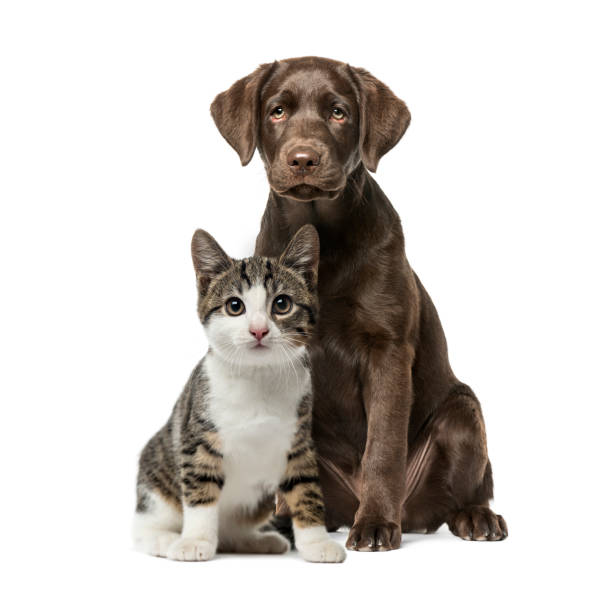
#> input picture Image/cat_dog_image2.jpg, 612 x 589 px
$ python Code.py
#> lines starting #> are read from the running program, lines starting #| are printed output that depends on the picture; after the words box and inside, x2 and y2 are one past the last pixel; in counts of white or black regions, pixels touching at a corner belong together
# Import the library
import cv2

# Using Haal Cascade classifier to train the model
face_cascade=cv2.CascadeClassifier("datasets/haarcascade_frontalcatface.xml")

# Input Image as a test
image=cv2.imread("Image/cat_dog_image2.jpg")
#> image is the input picture: shape (589, 612, 3); mean B, G, R 197.4, 201.4, 206.1

gray=cv2.cvtColor(image,cv2.COLOR_BGR2GRAY)
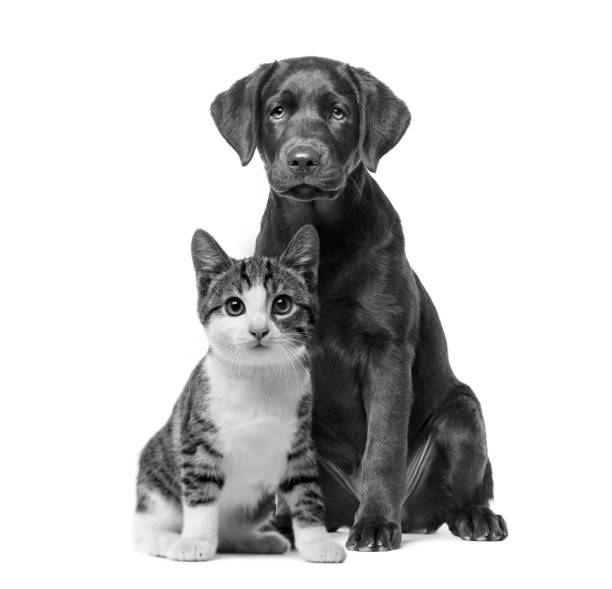
#> gray: shape (589, 612); min 0, max 255, mean 202.4
cat_face=face_cascade.detectMultiScale(gray,1.1,1)
#> cat_face = [[206, 264, 102, 102]]

for (x,y,w,h) in cat_face:
    image=cv2.rectangle(image,(x,y),(x+w,y+h),(255,0,0),2)
#> this loop made 1 pass
#> pass 1, `image=cv2.rectangle(image,(x,y),(x+w,y+h),(255,0,0),2)`:
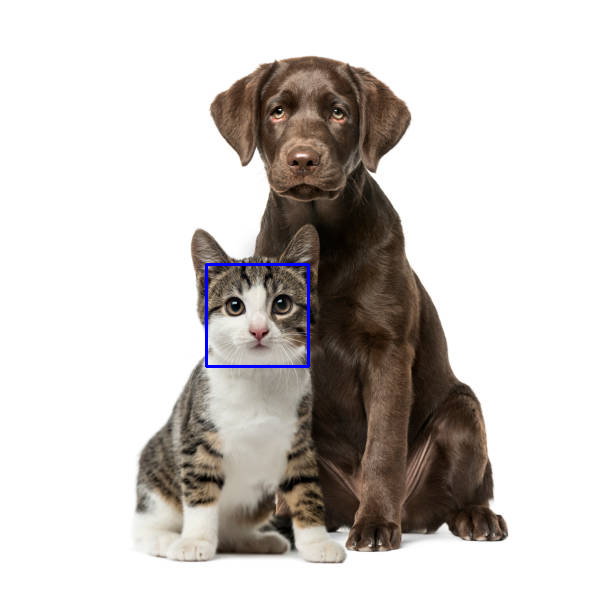
#> image: shape (589, 612, 3); 0.34% of pixels changed, all inside (x1, y1, x2, y2) = (205, 263, 310, 368)

image=cv2.resize(image,(800,700))
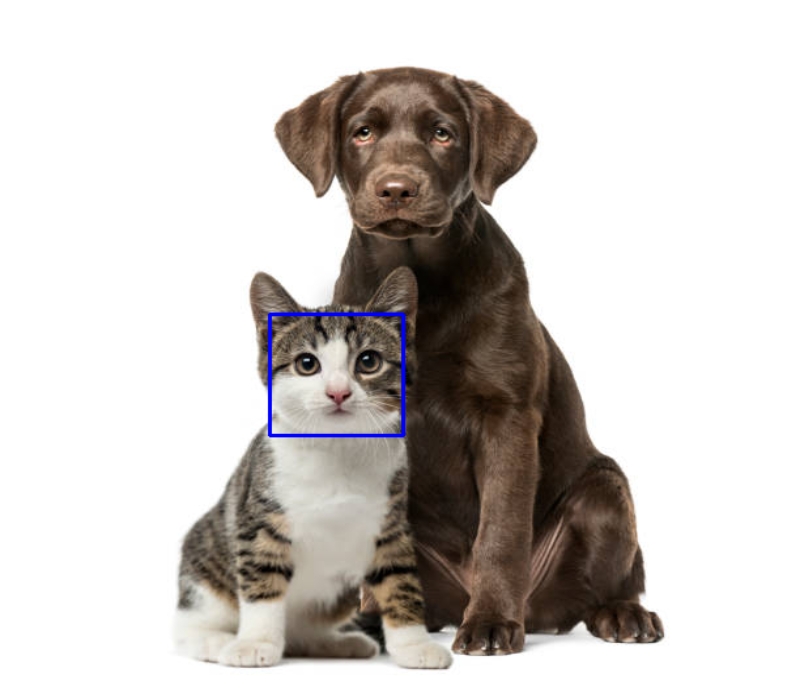
#> image: shape (700, 800, 3); mean B, G, R 197.8, 201, 205.6
cv2.imshow("Face Detection",image)
cv2.waitKey(0)
cv2.destroyAllWindows()
